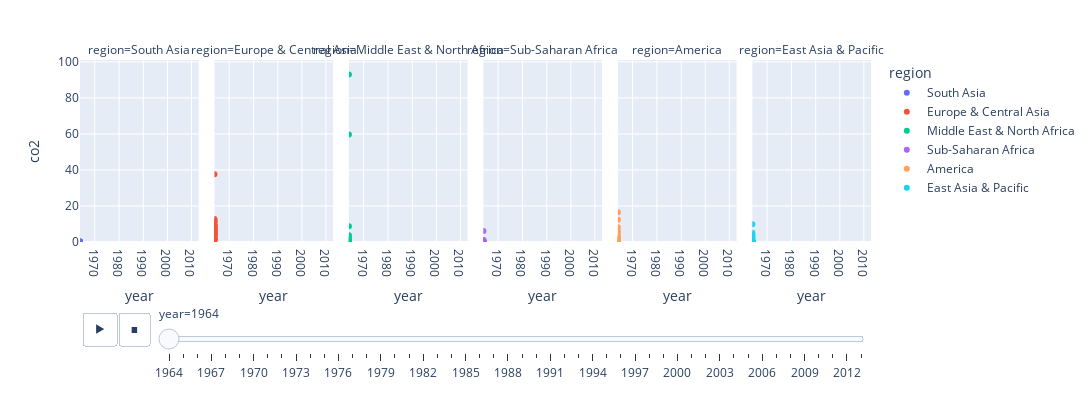

Write notebook code for a chart like this one.
### Code cell
fig.show()

### Figure 1 — Plotly figure (JSON) as saved in the notebook; plotly's stock layout.template omitted (floating-point values rounded to 4 significant figures)
{"data": [{"hovertemplate": "<b>%{hovertext}</b><br><br>region=South Asia<br>year=%{x}<br>co2=%{y}<extra></extra>", "hovertext": ["Afghanistan", "Bangladesh", "India", "Nepal", "Pakistan", "Sri Lanka"], "ids": ["Afghanistan", "Bangladesh", "India", "Nepal", "Pakistan", "Sri Lanka"], "legendgroup": "South Asia", "marker": {"color": "#636efa", "symbol": "circle"}, "mode": "markers", "name": "South Asia", "orientation": "v", "showlegend": true, "type": "scatter", "x": [1964, 1964, 1964, 1964, 1964, 1964], "xaxis": "x", "y": [0.0863, 0.055, 0.309, 0.014, 0.324, 0.21], "yaxis": "y"}, {"hovertemplate": "<b>%{hovertext}</b><br><br>region=Europe & Central Asia<br>year=%{x}<br>co2=%{y}<extra></extra>", "hovertext": ["Albania", "Armenia", "Austria", "Azerbaijan", "Belarus", "Belgium", "Bulgaria", "Cyprus", "Denmark", "Finland", "France", "Georgia", "Germany", "Greece", "Hungary", "Iceland", "Ireland", "Italy", "Kazakhstan", "Lithuania", "Luxembourg", "Malta", "Moldova", "Netherlands", "Norway", "Poland", "Portugal", "Romania", "Russia", "Slovak Republic", "Spain", "Sweden", "Switzerland", "Tajikistan", "Turkey", "Turkmenistan", "Ukraine", "United Kingdom", "Uzbekistan"], "ids": ["Albania", "Armenia", "Austria", "Azerbaijan", "Belarus", "Belgium", "Bulgaria", "Cyprus", "Denmark", "Finland", "France", "Georgia", "Germany", "Greece", "Hungary", "Iceland", "Ireland", "Italy", "Kazakhstan", "Lithuania", "Luxembourg", "Malta", "Moldova", "Netherlands", "Norway", "Poland", "Portugal", "Romania", "Russia", "Slovak Republic", "Spain", "Sweden", "Switzerland", "Tajikistan", "Turkey", "Turkmenistan", "Ukraine", "United Kingdom", "Uzbekistan"], "legendgroup": "Europe & Central Asia", "marker": {"color": "#EF553B", "symbol": "circle"}, "mode": "markers", "name": "Europe & Central Asia", "orientation": "v", "showlegend": true, "type": "scatter", "x": [1964, 1964, 1964, 1964, 1964, 1964, 1964, 1964, 1964, 1964, 1964, 1964, 1964, 1964, 1964, 1964, 1964, 1964, 1964, 1964, 1964, 1964, 1964, 1964, 1964, 1964, 1964, 1964, 1964, 1964, 1964, 1964, 1964, 1964, 1964, 1964, 1964, 1964, 1964], "xaxis": "x2", "y": [1.09, 1.45, 5.37, 6.75, 5.51, 11, 5.25, 1.73, 9.14, 5.02, 7.13, 1.91, 12.8, 1.57, 6.16, 6.91, 5, 3.43, 12.1, 4.05, 37.6, 1.56, 3.43, 8.01, 4.38, 7.83, 1.23, 3.75, 8.87, 9.24, 2.02, 7.86, 4.92, 1.63, 0.871, 9.64, 7.53, 11.3, 6.11], "yaxis": "y2"}, {"hovertemplate": "<b>%{hovertext}</b><br><br>region=Middle East & North Africa<br>year=%{x}<br>co2=%{y}<extra></extra>", "hovertext": ["Algeria", "Bahrain", "Djibouti", "Egypt", "Iran", "Iraq", "Israel", "Jordan", "Kuwait", "Lebanon", "Libya", "Morocco", "Oman", "Qatar", "Saudi Arabia", "Syria", "Tunisia", "United Arab Emirates"], "ids": ["Algeria", "Bahrain", "Djibouti", "Egypt", "Iran", "Iraq", "Israel", "Jordan", "Kuwait", "Lebanon", "Libya", "Morocco", "Oman", "Qatar", "Saudi Arabia", "Syria", "Tunisia", "United Arab Emirates"], "legendgroup": "Middle East & North Africa", "marker": {"color": "#00cc96", "symbol": "circle"}, "mode": "markers", "name": "Middle East & North Africa", "orientation": "v", "showlegend": true, "type": "scatter", "x": [1964, 1964, 1964, 1964, 1964, 1964, 1964, 1964, 1964, 1964, 1964, 1964, 1964, 1964, 1964, 1964, 1964, 1964], "xaxis": "x3", "y": [0.46, 8.74, 0.784, 0.849, 1.96, 1.12, 3.74, 1.13, 59.6, 1.6, 0.398, 0.319, 0.0181, 92.9, 1.51, 0.84, 0.618, 0.132], "yaxis": "y3"}, {"hovertemplate": "<b>%{hovertext}</b><br><br>region=Sub-Saharan Africa<br>year=%{x}<br>co2=%{y}<extra></extra>", "hovertext": ["Angola", "Benin", "Burkina Faso", "Burundi", "Cameroon", "Cape Verde", "Chad", "Comoros", "Congo, Dem. Rep.", "Congo, Rep.", "Cote d'Ivoire", "Equatorial Guinea", "Ethiopia", "Gabon", "Gambia", "Ghana", "Guinea", "Guinea-Bissau", "Kenya", "Liberia", "Madagascar", "Malawi", "Mali", "Mauritania", "Mauritius", "Mozambique", "Niger", "Nigeria", "Rwanda", "Sao Tome and Principe", "Senegal", "Seychelles", "Sierra Leone", "Somalia", "South Africa", "Sudan", "Swaziland", "Tanzania", "Togo", "Uganda", "Zambia", "Zimbabwe"], "ids": ["Angola", "Benin", "Burkina Faso", "Burundi", "Cameroon", "Cape Verde", "Chad", "Comoros", "Congo, Dem. Rep.", "Congo, Rep.", "Cote d'Ivoire", "Equatorial Guinea", "Ethiopia", "Gabon", "Gambia", "Ghana", "Guinea", "Guinea-Bissau", "Kenya", "Liberia", "Madagascar", "Malawi", "Mali", "Mauritania", "Mauritius", "Mozambique", "Niger", "Nigeria", "Rwanda", "Sao Tome and Principe", "Senegal", "Seychelles", "Sierra Leone", "Somalia", "South Africa", "Sudan", "Swaziland", "Tanzania", "Togo", "Uganda", "Zambia", "Zimbabwe"], "legendgroup": "Sub-Saharan Africa", "marker": {"color": "#ab63fa", "symbol": "circle"}, "mode": "markers", "name": "Sub-Saharan Africa", "orientation": "v", "showlegend": true, "type": "scatter", "x": [1964, 1964, 1964, 1964, 1964, 1964, 1964, 1964, 1964, 1964, 1964, 1964, 1964, 1964, 1964, 1964, 1964, 1964, 1964, 1964, 1964, 1964, 1964, 1964, 1964, 1964, 1964, 1964, 1964, 1964, 1964, 1964, 1964, 1964, 1964, 1964, 1964, 1964, 1964, 1964, 1964, 1964], "xaxis": "x4", "y": [0.201, 0.0553, 0.0216, 0.0158, 0.0597, 0.131, 0.0305, 0.054, 0.117, 0.232, 0.183, 0.0946, 0.0167, 0.364, 0.0743, 0.22, 0.184, 0.0911, 0.307, 0.395, 0.0861, 0.0833, 0.032, 0.122, 0.419, 0.267, 0.0251, 0.148, 0.0116, 0.171, 0.258, 0.161, 0.125, 0.0452, 6.16, 0.219, 0.0288, 0.0912, 0.0794, 0.0634, 0.949, 1.05], "yaxis": "y4"}, {"hovertemplate": "<b>%{hovertext}</b><br><br>region=America<br>year=%{x}<br>co2=%{y}<extra></extra>", "hovertext": ["Antigua and Barbuda", "Argentina", "Bahamas", "Barbados", "Belize", "Bolivia", "Brazil", "Canada", "Chile", "Colombia", "Costa Rica", "Cuba", "Ecuador", "El Salvador", "Grenada", "Guatemala", "Guyana", "Haiti", "Honduras", "Jamaica", "Mexico", "Nicaragua", "Panama", "Paraguay", "Peru", "Suriname", "Trinidad and Tobago", "United States", "Uruguay", "Venezuela"], "ids": ["Antigua and Barbuda", "Argentina", "Bahamas", "Barbados", "Belize", "Bolivia", "Brazil", "Canada", "Chile", "Colombia", "Costa Rica", "Cuba", "Ecuador", "El Salvador", "Grenada", "Guatemala", "Guyana", "Haiti", "Honduras", "Jamaica", "Mexico", "Nicaragua", "Panama", "Paraguay", "Peru", "Suriname", "Trinidad and Tobago", "United States", "Uruguay", "Venezuela"], "legendgroup": "America", "marker": {"color": "#FFA15A", "symbol": "circle"}, "mode": "markers", "name": "America", "orientation": "v", "showlegend": true, "type": "scatter", "x": [1964, 1964, 1964, 1964, 1964, 1964, 1964, 1964, 1964, 1964, 1964, 1964, 1964, 1964, 1964, 1964, 1964, 1964, 1964, 1964, 1964, 1964, 1964, 1964, 1964, 1964, 1964, 1964, 1964, 1964], "xaxis": "x5", "y": [1.54, 2.54, 8.12, 0.766, 0.818, 0.371, 0.699, 12.3, 2.08, 1.17, 0.439, 1.84, 0.421, 0.397, 0.234, 0.374, 1.02, 0.0718, 0.317, 2.35, 1.72, 0.474, 0.974, 0.205, 1.09, 1.87, 4.2, 16.5, 1.71, 5.97], "yaxis": "y5"}, {"hovertemplate": "<b>%{hovertext}</b><br><br>region=East Asia & Pacific<br>year=%{x}<br>co2=%{y}<extra></extra>", "hovertext": ["Australia", "Brunei", "Cambodia", "China", "Fiji", "Indonesia", "Japan", "Kiribati", "Mongolia", "Myanmar", "New Zealand", "Papua New Guinea", "Philippines", "Samoa", "Singapore", "Solomon Islands", "Thailand", "Tonga", "Vanuatu", "Vietnam"], "ids": ["Australia", "Brunei", "Cambodia", "China", "Fiji", "Indonesia", "Japan", "Kiribati", "Mongolia", "Myanmar", "New Zealand", "Papua New Guinea", "Philippines", "Samoa", "Singapore", "Solomon Islands", "Thailand", "Tonga", "Vanuatu", "Vietnam"], "legendgroup": "East Asia & Pacific", "marker": {"color": "#19d3f3", "symbol": "circle"}, "mode": "markers", "name": "East Asia & Pacific", "orientation": "v", "showlegend": true, "type": "scatter", "x": [1964, 1964, 1964, 1964, 1964, 1964, 1964, 1964, 1964, 1964, 1964, 1964, 1964, 1964, 1964, 1964, 1964, 1964, 1964, 1964], "xaxis": "x6", "y": [9.8, 3.49, 0.0539, 0.618, 0.944, 0.229, 3.69, 0.404, 1.9, 0.125, 5.08, 0.122, 0.428, 0.208, 2.02, 0.138, 0.242, 0.153, 0.864, 0.321], "yaxis": "y6"}], "layout": {"annotations": [{"font": {}, "showarrow": false, "text": "region=South Asia", "x": 0.075, "xanchor": "center", "xref": "paper", "y": 1, "yanchor": "bottom", "yref": "paper"}, {"font": {}, "showarrow": false, "text": "region=Europe & Central Asia", "x": 0.245, "xanchor": "center", "xref": "paper", "y": 1, "yanchor": "bottom", "yref": "paper"}, {"font": {}, "showarrow": false, "text": "region=Middle East & North Africa", "x": 0.415, "xanchor": "center", "xref": "paper", "y": 1, "yanchor": "bottom", "yref": "paper"}, {"font": {}, "showarrow": false, "text": "region=Sub-Saharan Africa", "x": 0.585, "xanchor": "center", "xref": "paper", "y": 1, "yanchor": "bottom", "yref": "paper"}, {"font": {}, "showarrow": false, "text": "region=America", "x": 0.755, "xanchor": "center", "xref": "paper", "y": 1, "yanchor": "bottom", "yref": "paper"}, {"font": {}, "showarrow": false, "text": "region=East Asia & Pacific", "x": 0.925, "xanchor": "center", "xref": "paper", "y": 1, "yanchor": "bottom", "yref": "paper"}], "height": 400, "legend": {"title": {"text": "region"}, "tracegroupgap": 0}, "margin": {"t": 60}, "sliders": [{"active": 0, "currentvalue": {"prefix": "year="}, "len": 0.9, "pad": {"b": 10, "t": 60}, "steps": [{"args": [["1964"], {"frame": {"duration": 0, "redraw": false}, "fromcurrent": true, "mode": "immediate", "transition": {"duration": 0, "easing": "linear"}}], "label": "1964", "method": "animate"}, {"args": [["1965"], {"frame": {"duration": 0, "redraw": false}, "fromcurrent": true, "mode": "immediate", "transition": {"duration": 0, "easing": "linear"}}], "label": "1965", "method": "animate"}, {"args": [["1966"], {"frame": {"duration": 0, "redraw": false}, "fromcurrent": true, "mode": "immediate", "transition": {"duration": 0, "easing": "linear"}}], "label": "1966", "method": "animate"}, {"args": [["1967"], {"frame": {"duration": 0, "redraw": false}, "fromcurrent": true, "mode": "immediate", "transition": {"duration": 0, "easing": "linear"}}], "label": "1967", "method": "animate"}, {"args": [["1968"], {"frame": {"duration": 0, "redraw": false}, "fromcurrent": true, "mode": "immediate", "transition": {"duration": 0, "easing": "linear"}}], "label": "1968", "method": "animate"}, {"args": [["1969"], {"frame": {"duration": 0, "redraw": false}, "fromcurrent": true, "mode": "immediate", "transition": {"duration": 0, "easing": "linear"}}], "label": "1969", "method": "animate"}, {"args": [["1970"], {"frame": {"duration": 0, "redraw": false}, "fromcurrent": true, "mode": "immediate", "transition": {"duration": 0, "easing": "linear"}}], "label": "1970", "method": "animate"}, {"args": [["1971"], {"frame": {"duration": 0, "redraw": false}, "fromcurrent": true, "mode": "immediate", "transition": {"duration": 0, "easing": "linear"}}], "label": "1971", "method": "animate"}, {"args": [["1972"], {"frame": {"duration": 0, "redraw": false}, "fromcurrent": true, "mode": "immediate", "transition": {"duration": 0, "easing": "linear"}}], "label": "1972", "method": "animate"}, {"args": [["1973"], {"frame": {"duration": 0, "redraw": false}, "fromcurrent": true, "mode": "immediate", "transition": {"duration": 0, "easing": "linear"}}], "label": "1973", "method": "animate"}, {"args": [["1974"], {"frame": {"duration": 0, "redraw": false}, "fromcurrent": true, "mode": "immediate", "transition": {"duration": 0, "easing": "linear"}}], "label": "1974", "method": "animate"}, {"args": [["1975"], {"frame": {"duration": 0, "redraw": false}, "fromcurrent": true, "mode": "immediate", "transition": {"duration": 0, "easing": "linear"}}], "label": "1975", "method": "animate"}, {"args": [["1976"], {"frame": {"duration": 0, "redraw": false}, "fromcurrent": true, "mode": "immediate", "transition": {"duration": 0, "easing": "linear"}}], "label": "1976", "method": "animate"}, {"args": [["1977"], {"frame": {"duration": 0, "redraw": false}, "fromcurrent": true, "mode": "immediate", "transition": {"duration": 0, "easing": "linear"}}], "label": "1977", "method": "animate"}, {"args": [["1978"], {"frame": {"duration": 0, "redraw": false}, "fromcurrent": true, "mode": "immediate", "transition": {"duration": 0, "easing": "linear"}}], "label": "1978", "method": "animate"}, {"args": [["1979"], {"frame": {"duration": 0, "redraw": false}, "fromcurrent": true, "mode": "immediate", "transition": {"duration": 0, "easing": "linear"}}], "label": "1979", "method": "animate"}, {"args": [["1980"], {"frame": {"duration": 0, "redraw": false}, "fromcurrent": true, "mode": "immediate", "transition": {"duration": 0, "easing": "linear"}}], "label": "1980", "method": "animate"}, {"args": [["1981"], {"frame": {"duration": 0, "redraw": false}, "fromcurrent": true, "mode": "immediate", "transition": {"duration": 0, "easing": "linear"}}], "label": "1981", "method": "animate"}, {"args": [["1982"], {"frame": {"duration": 0, "redraw": false}, "fromcurrent": true, "mode": "immediate", "transition": {"duration": 0, "easing": "linear"}}], "label": "1982", "method": "animate"}, {"args": [["1983"], {"frame": {"duration": 0, "redraw": false}, "fromcurrent": true, "mode": "immediate", "transition": {"duration": 0, "easing": "linear"}}], "label": "1983", "method": "animate"}, {"args": [["1984"], {"frame": {"duration": 0, "redraw": false}, "fromcurrent": true, "mode": "immediate", "transition": {"duration": 0, "easing": "linear"}}], "label": "1984", "method": "animate"}, {"args": [["1985"], {"frame": {"duration": 0, "redraw": false}, "fromcurrent": true, "mode": "immediate", "transition": {"duration": 0, "easing": "linear"}}], "label": "1985", "method": "animate"}, {"args": [["1986"], {"frame": {"duration": 0, "redraw": false}, "fromcurrent": true, "mode": "immediate", "transition": {"duration": 0, "easing": "linear"}}], "label": "1986", "method": "animate"}, {"args": [["1987"], {"frame": {"duration": 0, "redraw": false}, "fromcurrent": true, "mode": "immediate", "transition": {"duration": 0, "easing": "linear"}}], "label": "1987", "method": "animate"}, {"args": [["1988"], {"frame": {"duration": 0, "redraw": false}, "fromcurrent": true, "mode": "immediate", "transition": {"duration": 0, "easing": "linear"}}], "label": "1988", "method": "animate"}, {"args": [["1989"], {"frame": {"duration": 0, "redraw": false}, "fromcurrent": true, "mode": "immediate", "transition": {"duration": 0, "easing": "linear"}}], "label": "1989", "method": "animate"}, {"args": [["1990"], {"frame": {"duration": 0, "redraw": false}, "fromcurrent": true, "mode": "immediate", "transition": {"duration": 0, "easing": "linear"}}], "label": "1990", "method": "animate"}, {"args": [["1991"], {"frame": {"duration": 0, "redraw": false}, "fromcurrent": true, "mode": "immediate", "transition": {"duration": 0, "easing": "linear"}}], "label": "1991", "method": "animate"}, {"args": [["1992"], {"frame": {"duration": 0, "redraw": false}, "fromcurrent": true, "mode": "immediate", "transition": {"duration": 0, "easing": "linear"}}], "label": "1992", "method": "animate"}, {"args": [["1993"], {"frame": {"duration": 0, "redraw": false}, "fromcurrent": true, "mode": "immediate", "transition": {"duration": 0, "easing": "linear"}}], "label": "1993", "method": "animate"}, {"args": [["1994"], {"frame": {"duration": 0, "redraw": false}, "fromcurrent": true, "mode": "immediate", "transition": {"duration": 0, "easing": "linear"}}], "label": "1994", "method": "animate"}, {"args": [["1995"], {"frame": {"duration": 0, "redraw": false}, "fromcurrent": true, "mode": "immediate", "transition": {"duration": 0, "easing": "linear"}}], "label": "1995", "method": "animate"}, {"args": [["1996"], {"frame": {"duration": 0, "redraw": false}, "fromcurrent": true, "mode": "immediate", "transition": {"duration": 0, "easing": "linear"}}], "label": "1996", "method": "animate"}, {"args": [["1997"], {"frame": {"duration": 0, "redraw": false}, "fromcurrent": true, "mode": "immediate", "transition": {"duration": 0, "easing": "linear"}}], "label": "1997", "method": "animate"}, {"args": [["1998"], {"frame": {"duration": 0, "redraw": false}, "fromcurrent": true, "mode": "immediate", "transition": {"duration": 0, "easing": "linear"}}], "label": "1998", "method": "animate"}, {"args": [["1999"], {"frame": {"duration": 0, "redraw": false}, "fromcurrent": true, "mode": "immediate", "transition": {"duration": 0, "easing": "linear"}}], "label": "1999", "method": "animate"}, {"args": [["2000"], {"frame": {"duration": 0, "redraw": false}, "fromcurrent": true, "mode": "immediate", "transition": {"duration": 0, "easing": "linear"}}], "label": "2000", "method": "animate"}, {"args": [["2001"], {"frame": {"duration": 0, "redraw": false}, "fromcurrent": true, "mode": "immediate", "transition": {"duration": 0, "easing": "linear"}}], "label": "2001", "method": "animate"}, {"args": [["2002"], {"frame": {"duration": 0, "redraw": false}, "fromcurrent": true, "mode": "immediate", "transition": {"duration": 0, "easing": "linear"}}], "label": "2002", "method": "animate"}, {"args": [["2003"], {"frame": {"duration": 0, "redraw": false}, "fromcurrent": true, "mode": "immediate", "transition": {"duration": 0, "easing": "linear"}}], "label": "2003", "method": "animate"}, {"args": [["2004"], {"frame": {"duration": 0, "redraw": false}, "fromcurrent": true, "mode": "immediate", "transition": {"duration": 0, "easing": "linear"}}], "label": "2004", "method": "animate"}, {"args": [["2005"], {"frame": {"duration": 0, "redraw": false}, "fromcurrent": true, "mode": "immediate", "transition": {"duration": 0, "easing": "linear"}}], "label": "2005", "method": "animate"}, {"args": [["2006"], {"frame": {"duration": 0, "redraw": false}, "fromcurrent": true, "mode": "immediate", "transition": {"duration": 0, "easing": "linear"}}], "label": "2006", "method": "animate"}, {"args": [["2007"], {"frame": {"duration": 0, "redraw": false}, "fromcurrent": true, "mode": "immediate", "transition": {"duration": 0, "easing": "linear"}}], "label": "2007", "method": "animate"}, {"args": [["2008"], {"frame": {"duration": 0, "redraw": false}, "fromcurrent": true, "mode": "immediate", "transition": {"duration": 0, "easing": "linear"}}], "label": "2008", "method": "animate"}, {"args": [["2009"], {"frame": {"duration": 0, "redraw": false}, "fromcurrent": true, "mode": "immediate", "transition": {"duration": 0, "easing": "linear"}}], "label": "2009", "method": "animate"}, {"args": [["2010"], {"frame": {"duration": 0, "redraw": false}, "fromcurrent": true, "mode": "immediate", "transition": {"duration": 0, "easing": "linear"}}], "label": "2010", "method": "animate"}, {"args": [["2011"], {"frame": {"duration": 0, "redraw": false}, "fromcurrent": true, "mode": "immediate", "transition": {"duration": 0, "easing": "linear"}}], "label": "2011", "method": "animate"}, {"args": [["2012"], {"frame": {"duration": 0, "redraw": false}, "fromcurrent": true, "mode": "immediate", "transition": {"duration": 0, "easing": "linear"}}], "label": "2012", "method": "animate"}, {"args": [["2013"], {"frame": {"duration": 0, "redraw": false}, "fromcurrent": true, "mode": "immediate", "transition": {"duration": 0, "easing": "linear"}}], "label": "2013", "method": "animate"}], "x": 0.1, "xanchor": "left", "y": 0, "yanchor": "top"}], "updatemenus": [{"buttons": [{"args": [null, {"frame": {"duration": 500, "redraw": false}, "fromcurrent": true, "mode": "immediate", "transition": {"duration": 500, "easing": "linear"}}], "label": "&#9654;", "method": "animate"}, {"args": [[null], {"frame": {"duration": 0, "redraw": false}, "fromcurrent": true, "mode": "immediate", "transition": {"duration": 0, "easing": "linear"}}], "label": "&#9724;", "method": "animate"}], "direction": "left", "pad": {"r": 10, "t": 70}, "showactive": false, "type": "buttons", "x": 0.1, "xanchor": "right", "y": 0, "yanchor": "top"}], "width": 1579, "xaxis": {"anchor": "y", "categoryarray": [1964, 1965, 1966, 1967, 1968, 1969, 1970, 1971, 1972, 1973, 1974, 1975, 1976, 1977, 1978, 1979, 1980, 1981, 1982, 1983, 1984, 1985, 1986, 1987, 1988, 1989, 1990, 1991, 1992, 1993, 1994, 1995, 1996, 1997, 1998, 1999, 2000, 2001, 2002, 2003, 2004, 2005, 2006, 2007, 2008, 2009, 2010, 2011, 2012, 2013], "categoryorder": "array", "domain": [0, 0.15], "range": [3.293, 3.304], "title": {"text": "year"}, "type": "log"}, "xaxis2": {"anchor": "y2", "categoryarray": [1964, 1965, 1966, 1967, 1968, 1969, 1970, 1971, 1972, 1973, 1974, 1975, 1976, 1977, 1978, 1979, 1980, 1981, 1982, 1983, 1984, 1985, 1986, 1987, 1988, 1989, 1990, 1991, 1992, 1993, 1994, 1995, 1996, 1997, 1998, 1999, 2000, 2001, 2002, 2003, 2004, 2005, 2006, 2007, 2008, 2009, 2010, 2011, 2012, 2013], "categoryorder": "array", "domain": [0.17, 0.32], "matches": "x", "range": [3.293, 3.304], "title": {"text": "year"}, "type": "log"}, "xaxis3": {"anchor": "y3", "categoryarray": [1964, 1965, 1966, 1967, 1968, 1969, 1970, 1971, 1972, 1973, 1974, 1975, 1976, 1977, 1978, 1979, 1980, 1981, 1982, 1983, 1984, 1985, 1986, 1987, 1988, 1989, 1990, 1991, 1992, 1993, 1994, 1995, 1996, 1997, 1998, 1999, 2000, 2001, 2002, 2003, 2004, 2005, 2006, 2007, 2008, 2009, 2010, 2011, 2012, 2013], "categoryorder": "array", "domain": [0.34, 0.49], "matches": "x", "range": [3.293, 3.304], "title": {"text": "year"}, "type": "log"}, "xaxis4": {"anchor": "y4", "categoryarray": [1964, 1965, 1966, 1967, 1968, 1969, 1970, 1971, 1972, 1973, 1974, 1975, 1976, 1977, 1978, 1979, 1980, 1981, 1982, 1983, 1984, 1985, 1986, 1987, 1988, 1989, 1990, 1991, 1992, 1993, 1994, 1995, 1996, 1997, 1998, 1999, 2000, 2001, 2002, 2003, 2004, 2005, 2006, 2007, 2008, 2009, 2010, 2011, 2012, 2013], "categoryorder": "array", "domain": [0.51, 0.66], "matches": "x", "range": [3.293, 3.304], "title": {"text": "year"}, "type": "log"}, "xaxis5": {"anchor": "y5", "categoryarray": [1964, 1965, 1966, 1967, 1968, 1969, 1970, 1971, 1972, 1973, 1974, 1975, 1976, 1977, 1978, 1979, 1980, 1981, 1982, 1983, 1984, 1985, 1986, 1987, 1988, 1989, 1990, 1991, 1992, 1993, 1994, 1995, 1996, 1997, 1998, 1999, 2000, 2001, 2002, 2003, 2004, 2005, 2006, 2007, 2008, 2009, 2010, 2011, 2012, 2013], "categoryorder": "array", "domain": [0.68, 0.83], "matches": "x", "range": [3.293, 3.304], "title": {"text": "year"}, "type": "log"}, "xaxis6": {"anchor": "y6", "categoryarray": [1964, 1965, 1966, 1967, 1968, 1969, 1970, 1971, 1972, 1973, 1974, 1975, 1976, 1977, 1978, 1979, 1980, 1981, 1982, 1983, 1984, 1985, 1986, 1987, 1988, 1989, 1990, 1991, 1992, 1993, 1994, 1995, 1996, 1997, 1998, 1999, 2000, 2001, 2002, 2003, 2004, 2005, 2006, 2007, 2008, 2009, 2010, 2011, 2012, 2013], "categoryorder": "array", "domain": [0.85, 1], "matches": "x", "range": [3.293, 3.304], "title": {"text": "year"}, "type": "log"}, "yaxis": {"anchor": "x", "domain": [0, 1], "range": [0, 101], "title": {"text": "co2"}}, "yaxis2": {"anchor": "x2", "domain": [0, 1], "matches": "y", "showticklabels": false}, "yaxis3": {"anchor": "x3", "domain": [0, 1], "matches": "y", "showticklabels": false}, "yaxis4": {"anchor": "x4", "domain": [0, 1], "matches": "y", "showticklabels": false}, "yaxis5": {"anchor": "x5", "domain": [0, 1], "matches": "y", "showticklabels": false}, "yaxis6": {"anchor": "x6", "domain": [0, 1], "matches": "y", "showticklabels": false}}}
